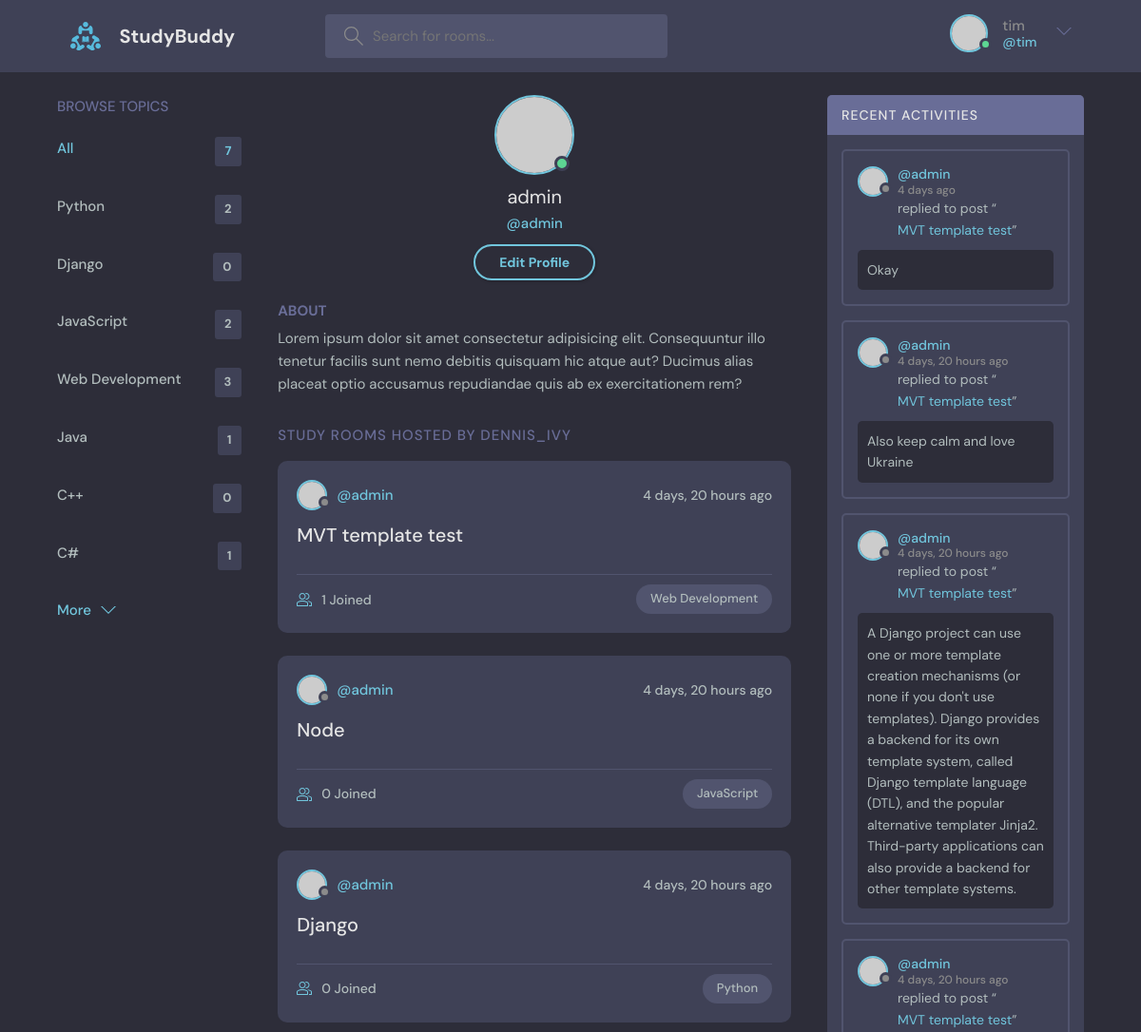
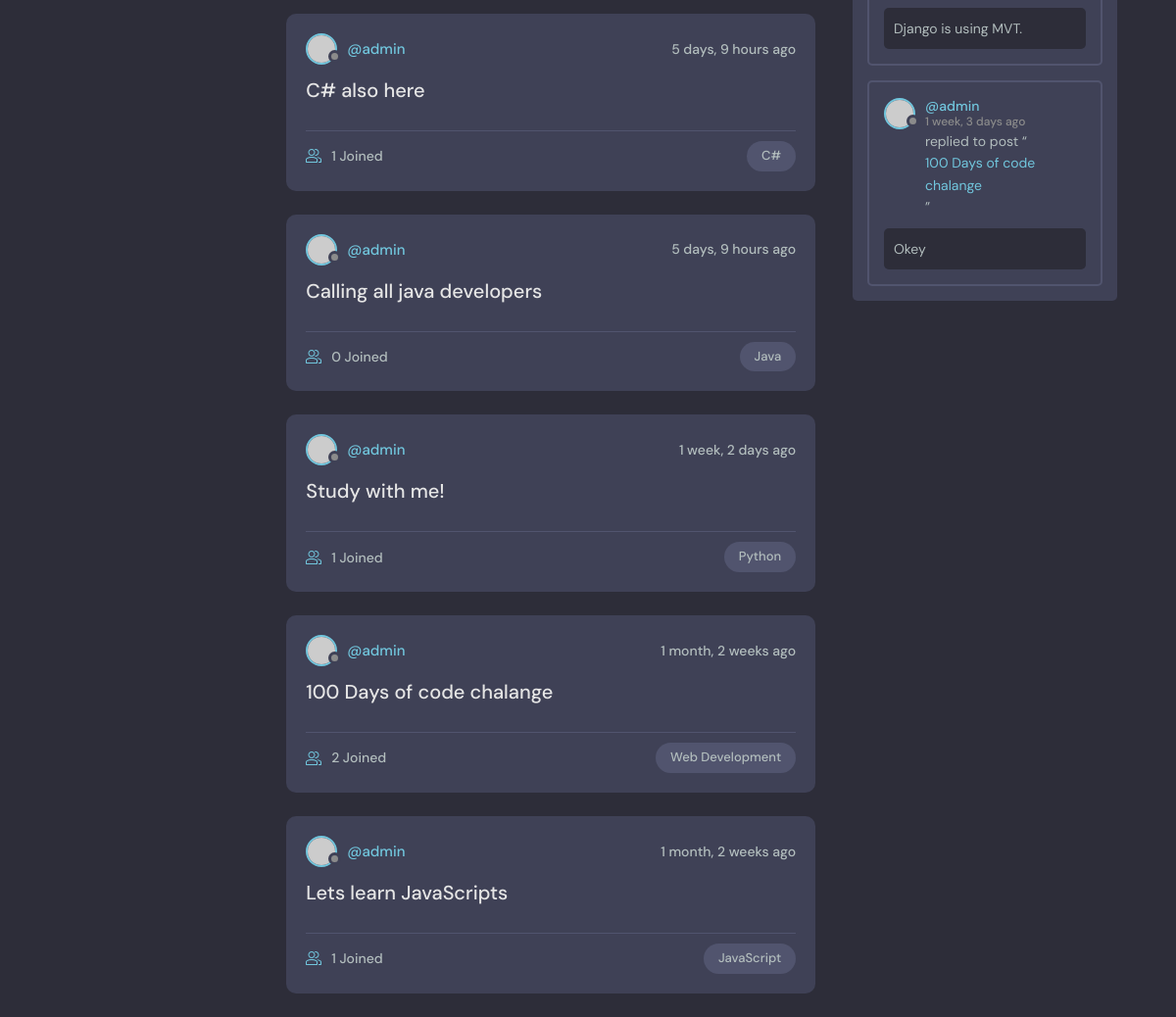
The page /profile/1/ (signed in) on the database its author committed (2 pictures, top to bottom).
### base/models.py (models this page shows, shortened)
class Topic(models.Model):
    name = models.CharField(max_length=200)

class Room(models.Model):
    host = models.ForeignKey(User, on_delete=models.SET_NULL, null=True)
    topic = models.ForeignKey(Topic, on_delete=models.SET_NULL, null=True)
    name = models.CharField(max_length=200)
    description = models.TextField(null=True, blank=True)
    participants = models.ManyToManyField(User, related_name='participants', blank=True)
    updated = models.DateTimeField(auto_now=True)
    created = models.DateTimeField(auto_now_add=True)
    class Meta:
        ordering = ['-updated', '-created']
    def __str__(self):
        return str(self.name)

class Message(models.Model):
    user = models.ForeignKey(User, on_delete=models.CASCADE)
    room = models.ForeignKey(Room, on_delete=models.CASCADE)
    body = models.TextField()
    updated = models.DateTimeField(auto_now=True)
    created = models.DateTimeField(auto_now_add=True)
    class Meta:
        ordering = ['-updated', '-created']

### base/views.py (the view)
# urls.py: path('profile/<str:pk>/', views.user_profile, name='user-profile'),
def user_profile(request, pk):
    user = User.objects.get(id=pk)
    room_messages = user.message_set.all()
    topics = Topic.objects.all()
    rooms = user.room_set.all()
    context = { 'user': user, 'rooms': rooms, 'room_messages': room_messages, 'topics': topics }
    return render(request, 'base/profile.html', context)

### base/templates/base/profile.html
{% extends 'index.html' %}
{% block content %}
  <main class="profile-page layout layout--3">
    <div class="container">
      {% include 'base/topics_component.html' %}
      <div class="roomList">
        <div class="profile">
          <div class="profile__avatar">
            <div class="avatar avatar--large active">
              <img src="https://randomuser.me/api/portraits/men/11.jpg" />
            </div>
          </div>
          <div class="profile__info">
            <h3>{{user.username}}</h3>
            <p>@{{user.username}}</p>
            <a href="edit-user.html" class="btn btn--main btn--pill">Edit Profile</a>
          </div>
          <div class="profile__about">
            <h3>About</h3>
            <p>
              Lorem ipsum dolor sit amet consectetur adipisicing elit. Consequuntur illo tenetur
              facilis sunt nemo debitis quisquam hic atque aut? Ducimus alias placeat optio
              accusamus repudiandae quis ab ex exercitationem rem?
            </p>
          </div>
        </div>
        <div class="roomList__header">
          <div>
            <h2>Study Rooms Hosted by dennis_ivy</a>
            </h2>
          </div>
        </div>
        {% include 'base/feed_component.html' %}
      </div>
      {% include 'base/activity_component.html' %}
    </div>
  </main>
{% endblock content %}

### templates/navbar.html (shortened to what this page needs)
{% load static %}
<header class="header header--loggedIn">
    <div class="container">
      <a href="{% url 'home' %}" class="header__logo">
        <img src="{% static 'images/logo.svg' %}" />
        <h1>StudyBuddy</h1>
      </a>
      <form class="header__search" method="GET" action="{% url 'home' %}">
        <label>
          <input name="q" placeholder="Search for rooms..." />
        </label>
      </form>
      <nav class="header__menu">
        {% if request.user.is_authenticated %}
        <div class="header__user">
          <a href="profile.html">
            <div class="avatar avatar--medium active">
              <img src="https://randomuser.me/api/portraits/men/37.jpg" />
            </div>
            <p>{{ request.user.username }} <span>@{{ request.user.username }}</span></p>
          </a>
          <button class="dropdown-button">
            <svg version="1.1" xmlns="http://www.w3.org/2000/svg" width="32" height="32" viewBox="0 0 32 32">
              <title>chevron-down</title>
              <path d="M16 21l-13-13h-3l16 16 16-16h-3l-13 13z"></path>
            </svg>
          </button>
        </div>
        {% else %}
        <a href="{% url 'login' %}">
          <img src="{% static 'images/avatar.svg' %}" />
          <p>Login</p>
        </a>
        {% endif %}
      </nav>
    </div>
  </header>

### base/templates/base/topics_component.html
<div class="topics">
    <div class="topics__header">
      <h2>Browse Topics</h2>
    </div>
    <ul class="topics__list">
      <li>
        <a href="{% url 'home' %}" class="active">All <span>{{topics.count}}</span></a>
      </li>
      {% for topic in topics %}
      <li>
        <a href="{% url 'home' %}?q={{topic.name}}">{{topic.name}} <span>{{topic.room_set.all.count}}</span></a>
      </li>
      {% endfor %}
    </ul>
    <a class="btn btn--link" href="topics.html">
      More
      <svg version="1.1" xmlns="http://www.w3.org/2000/svg" width="32" height="32" viewBox="0 0 32 32">
        <title>chevron-down</title>
        <path d="M16 21l-13-13h-3l16 16 16-16h-3l-13 13z"></path>
      </svg>
    </a>
  </div>

### base/templates/base/feed_component.html (shortened to what this page needs)
{% for room in rooms %}
<div class="roomListRoom">
    <div class="roomListRoom__header">
      <a href="{% url 'user-profile' room.host.id %}" class="roomListRoom__author">
        <div class="avatar avatar--small">
          <img src="https://randomuser.me/api/portraits/women/11.jpg" />
        </div>
        <span>@{{room.host.username}}</span>
      </a>
      <div class="roomListRoom__actions">
        <span>{{room.created|timesince}} ago</span>
      </div>
    </div>
    <div class="roomListRoom__content">
      <a href="{% url 'room' room.id %}">{{room.name}}</a>
    </div>
    <div class="roomListRoom__meta">
      <a href="{% url 'room' room.id %}" class="roomListRoom__joined">
        {{room.participants.all.count}} Joined
      </a>
      <p class="roomListRoom__topic">{{room.topic.name}}</p>
    </div>
</div>
{% endfor %}

### base/templates/base/activity_component.html (shortened to what this page needs)
<div class="activities">
    <div class="activities__header">
      <h2>Recent Activities</h2>
    </div>
    {% for message in room_messages %}
    <div class="activities__box">
      <div class="activities__boxHeader roomListRoom__header">
        <a href="{% url 'user-profile' message.user.id %}" class="roomListRoom__author">
          <div class="avatar avatar--small">
            <img src="https://randomuser.me/api/portraits/women/11.jpg" />
          </div>
          <p>
            @{{message.user}}
            <span>{{message.created|timesince}} ago</span>
          </p>
        </a>
      </div>
      <div class="activities__boxContent">
        <p>replied to post “<a href="{% url 'room' message.room.id %}">{{message.room}}</a>”</p>
        <div class="activities__boxRoomContent">
          {{message.body}}
        </div>
      </div>
    </div>
    {% endfor %}
</div>

### rows shown on the page
Topic: name "Python", room_set.all.count "2"
Topic: name "Django", room_set.all.count "0"
Topic: name "JavaScript", room_set.all.count "2"
Topic: name "Web Development", room_set.all.count "3"
Topic: name "Java", room_set.all.count "1"
Topic: name "C++", room_set.all.count "0"
Topic: name "C#", room_set.all.count "1"
Room: host.username "admin", created "4 days, 20 hours", name "MVT template test", participants.all.count "1", topic.name "Web Development"
Room: host.username "admin", created "4 days, 20 hours", name "Node", participants.all.count "0", topic.name "JavaScript"
Room: host.username "admin", created "4 days, 20 hours", name "Django", participants.all.count "0", topic.name "Python"
Room: host.username "admin", created "5 days, 9 hours", name "C# also here", participants.all.count "1", topic.name "C#"
Room: host.username "admin", created "5 days, 9 hours", name "Calling all java developers", participants.all.count "0", topic.name "Java"
Room: host.username "admin", created "1 week, 2 days", name "Study with me!", participants.all.count "1", topic.name "Python"
Room: host.username "admin", created "1 month, 2 weeks", name "100 Days of code chalange", participants.all.count "2", topic.name "Web Development"
Room: host.username "admin", created "1 month, 2 weeks", name "Lets learn JavaScripts", participants.all.count "1", topic.name "JavaScript"
Message: user "admin", created "4 days", room "MVT template test", body "Okay"
Message: user "admin", created "4 days, 20 hours", room "MVT template test", body "Also keep calm and love Ukraine"
Message: user "admin", created "4 days, 20 hours", room "MVT template test", body "A Django project can use one or more template creation mechanisms (or none if you don't use templates). Django provides a backend for its own template system, called Django template language (DTL), and the popular alternative templater Jinja2. Third-party applications can also provide a backend for other template systems."
Message: user "admin", created "4 days, 20 hours", room "MVT template test", body "Django is using MVT."
Message: user "admin", created "1 week, 3 days", room "100 Days of code chalange", body "Okey"

### other values the page prints
{{ request.user.username }} "tim"
{{ topics.count }} "7"
{{ user.username }} "admin"
